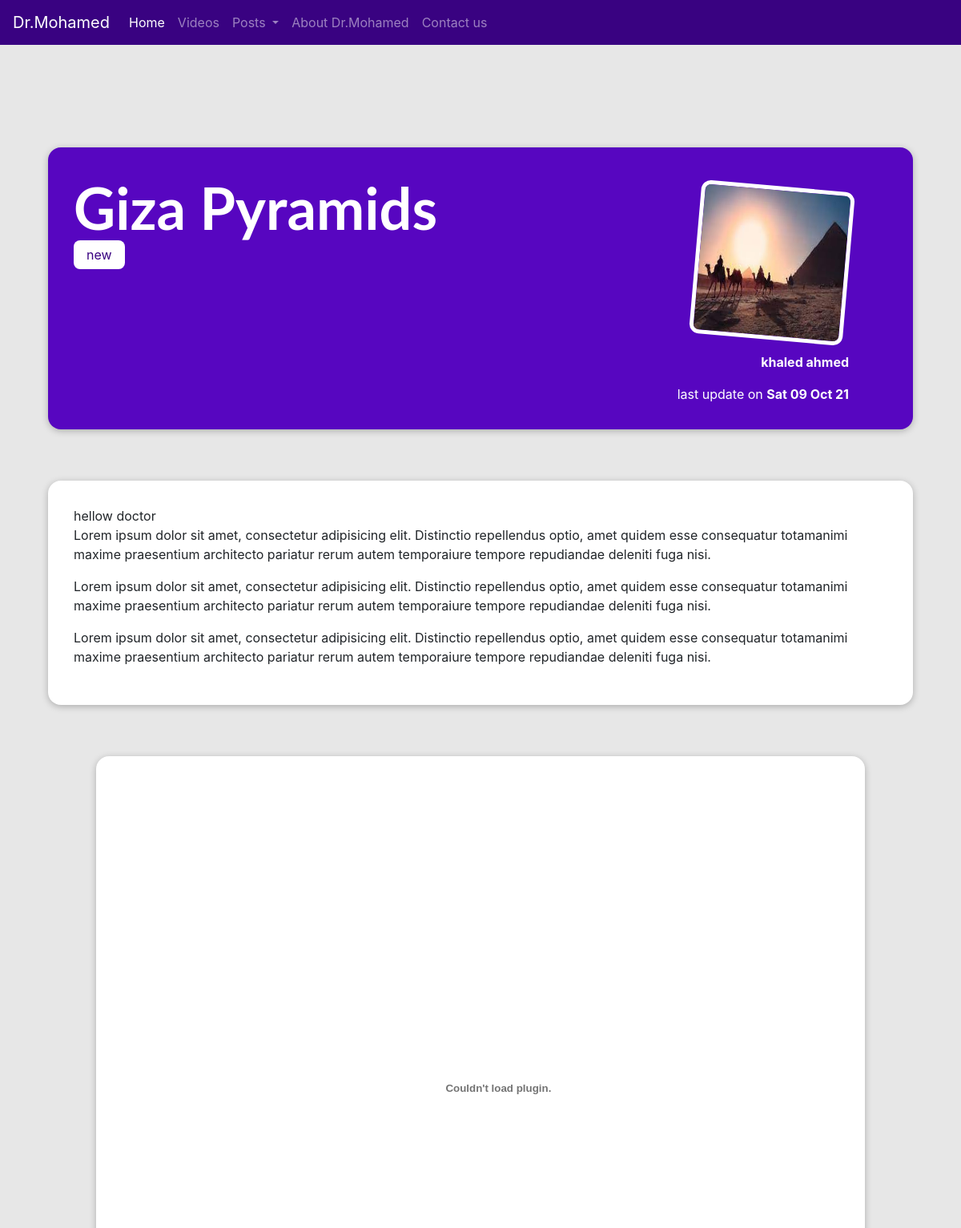
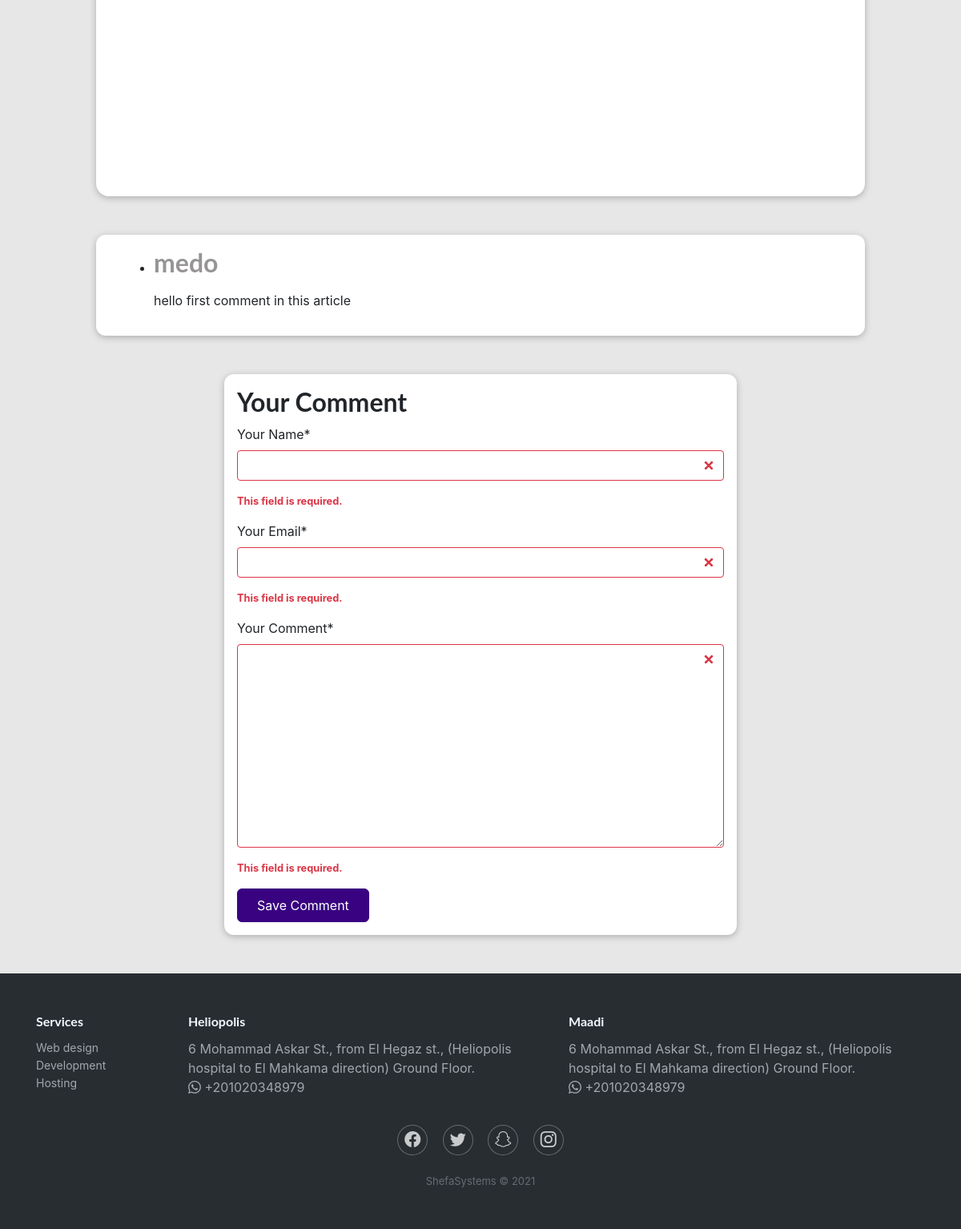
Page /posts/giza-pyramids on the committed database (2 pictures, top to bottom).
### blog/models.py (models this page shows, shortened)
class Post(models.Model):
    title = models.CharField(max_length=150)
    excerpt = models.CharField(max_length=200)
    image = models.ImageField(upload_to = "posts", null = True)
    date = models.DateField(auto_now=True)
    slug = models.SlugField(unique=True, db_index=True)
    content = models.TextField(validators=[MinLengthValidator(10)])
    author = models.ForeignKey(Author, on_delete=models.SET_NULL, null=True, related_name="posts")
    tags = models.ManyToManyField(Tag)
    category_name = models.ForeignKey(Category, on_delete=models.SET_NULL, null=True, related_name="categorys")
    pdf_word_file = models.FileField(upload_to="pdf word", null=True, max_length=150)

class Tag(models.Model):
    caption = models.CharField(max_length=20)

class Author(models.Model):
    first_name = models.CharField(max_length=100)
    last_name = models.CharField(max_length=100)
    email_address = models.EmailField()
    def full_name(self):
        return f"{self.first_name} {self.last_name}"
    def __str__(self):
        return self.full_name()

class Comment(models.Model):
    user_name = models.CharField(max_length=120, help_text=None)
    user_email = models.EmailField(help_text=None)
    text = models.TextField(max_length=400, help_text=None)
    post = models.ForeignKey(Post, on_delete=models.CASCADE, related_name="comments")

### blog/views.py (the view)
# urls.py: path("posts/<slug:slug>",views.post_details, name="post_detail-page") #/posts/my-fisrt-post
def post_details(request, slug):
    identified_post = get_object_or_404(Post, slug=slug)
    post_tags = identified_post.tags.all()
    comment_form = CommentForm(request.POST)
    comments = identified_post.comments.all().order_by("-id")
    if comment_form.is_valid():
        comment = comment_form.save(commit=False)
        comment.post = identified_post
        comment.save()
        return HttpResponseRedirect(reverse("post_detail-page", args=[slug]))
    return render(request, "blog/post-detail.html", {
        "identified_post":identified_post,
        "post_tags":post_tags,
        "comment_form":comment_form,
        "comments":comments,
    })

### blog/forms.py
class CommentForm(forms.ModelForm):
    class Meta:
        model = Comment
        exclude = ["post"]
        labels = {
            "user_name": "Your Name",
            "user_email": "Your Email",
            "text": "Your Comment"
        }

### blog/templates/blog/post-detail.html (shortened to what this page needs)
{% extends "base.html" %}
{% load static %}
{% load crispy_forms_tags %}
{% block css_files %}
  <link rel="stylesheet" href="{% static 'blog/post-detail.css' %}">
{% endblock css_files %}
{% block content %}
    <section id="summary">
        <h2>{{identified_post.title|title}}</h2>
        <div>
            {% for tag in post_tags %}
                <span class="tag">{{tag.caption}}</span>
            {% endfor %}
        </div>
        <article>
            <img src="{{identified_post.image.url}}" alt="{{identified_post.title}}">
            <address><a href="mailto:{{identified_post.author.email_address}}">{{identified_post.author}}</a></address>
            <div>
                last update on <time>{{identified_post.date|date:" D d M y"}}</time>
            </div>
        </article>
    </section>
    <main>
        {{identified_post.content|linebreaks}}
    </main>
    <section class="pdf">
        <embed src="{{identified_post.pdf_word_file.url}}" type="application/pdf" width="80%" height="700px" style="margin: 2rem 7rem 2rem 7rem;">
    </section>
    <section id="comments">
        <ul>
            {% for comment in comments %}
            <li>
                <h2>{{ comment.user_name }}</h2>
                <p>{{ comment.text|linebreaks }}</p>
            </li>
            {% endfor %}
        </ul>
    </section>
    <section  id="comment-form">
        <h2>Your Comment</h2>
        <form action="{% url 'post_detail-page' identified_post.slug %}" method="POST">
            {{comment_form|crispy}}
            <button>Save Comment</button>
        </form>
    </section>
{% endblock content %}

### templates/base.html (shortened to what this page needs)
{% load static %}
<!DOCTYPE html>
<html lang="en">
<head>
    <link rel="stylesheet" href="https://stackpath.bootstrapcdn.com/bootstrap/4.3.1/css/bootstrap.min.css"
>
    <link rel="stylesheet" href="{% static 'app.css' %}">
    {% block css_files %}
    {% endblock css_files %}
</head>
<body>
  {% include "navbar.html" %}
    {% block content %}
    {% endblock content %}
    {% include "footer.html" %}
</body>
</html>

### templates/navbar.html (shortened to what this page needs)
<nav class="navbar navbar-expand-lg navbar-dark bg">
    <a class="navbar-brand" href="{% url 'starting-page' %}">Dr.Mohamed</a>
    <div class="collapse navbar-collapse" id="navbarSupportedContent">
      <ul class="navbar-nav mr-auto">
        <li class="nav-item active">
          <a class="nav-link" href="{% url 'starting-page' %}">Home </a>
        </li>
        <li class="nav-item">
          <a class="nav-link" href="{% url 'video-page' %}">Videos</a>
        </li>
        <li class="nav-item dropdown">
          <a class="nav-link dropdown-toggle" href="" id="navbarDropdown" role="button" data-toggle="dropdown" aria-haspopup="true" aria-expanded="false">
            Posts
          </a>
        </li>
        <li class="nav-item">
          <a class="nav-link" href="{% url 'about' %}">About Dr.Mohamed</a>
        </li>
        <li class="nav-item">
          <a class="nav-link" href="{% url 'contact-us' %}">Contact us</a>
        </li>
      </ul>
    </div>
  </nav>

### templates/footer.html
{% load static %}
<link rel="stylesheet" href="{% static 'footer.css' %}">
<link rel="stylesheet" href="https://cdn.jsdelivr.net/npm/bootstrap-icons@1.6.1/font/bootstrap-icons.css">
    <div class="footer-dark">
        <footer>
            <div class="container">
                <div class="row">
                    <div class="col-sm-6 col-md-2 item">
                        <h3>Services</h3>
                        <ul>
                            <li><a href="#">Web design</a></li>
                            <li><a href="#">Development</a></li>
                            <li><a href="#">Hosting</a></li>
                        </ul>
                    </div>
                    <div class="col-md-5 item text">
                        <h3>Heliopolis</h3>
                        <p>6 Mohammad Askar St., from El Hegaz st., (Heliopolis hospital to El Mahkama direction) Ground Floor. </p>
                        <p><i class="bi bi-whatsapp"></i> +201020348979</p>
                    </div>
                    <div class="col-md-5 item text">
                        <h3>Maadi</h3>
                        <p>6 Mohammad Askar St., from El Hegaz st., (Heliopolis hospital to El Mahkama direction) Ground Floor. </p>
                        <p><i class="bi bi-whatsapp"></i> +201020348979</p>
                    </div>
                    <div class="col item social">
                        <a href="#"><i class="bi bi-facebook"></i></a>
                        <a href="#"><i class="bi bi-twitter"></i></a>
                        <a href="#"><i class="bi bi-snapchat"></i></a>
                        <a href="#"><i class="bi bi-instagram"></i></a>
                    </div>
                </div>
                <p class="copyright">ShefaSystems © 2021</p>
            </div>
        </footer>
    </div>

### static/app.css (style rules this page uses)
* { box-sizing: border-box; }
html { font-family: 'Roboto Mono', monospace; }
body { margin: 0; }
h1, h2, h3 { font-family: 'Lato', sans-serif; font-weight: bold; }

### blog/static/blog/post-detail.css (style rules this page uses)
body { background-color: #e7e7e7; }
#summary { margin: 8rem auto 3rem auto; padding: 2rem; width: 90%; max-width: 90rem; border-radius: 16px; background-color: #5706c0; position: relative; box-shadow: 0 2px 8px rgba(0, 0, 0, 0.25); height: 22rem; }
#summary h2 { color: white; font-size: 4.5rem; margin-bottom: 0.25rem; }
#summary article { position: absolute; top: 2rem; right: 3rem; padding: 1rem 2rem; border-radius: 12px; text-align: right; color: white; }
#summary article img { width: 12rem; height: 12rem; border-radius: 12px; transform: rotateZ(5deg); border: 5px solid white; margin-bottom: 1rem; }
#summary address { font-weight: bold; }
#summary time { font-weight: bold; }
#summary a { color: white; text-decoration: none; }
main { margin: 4rem auto 3rem auto; padding: 2rem; width: 90%; max-width: 90rem; border-radius: 16px; background-color: white; position: relative; box-shadow: 0 2px 8px rgba(0, 0, 0, 0.25); }
.pdf { margin: 4rem auto 3rem auto; padding: 2rem; width: 80%; max-width: 90rem; border-radius: 16px; background-color: white; position: relative; box-shadow: 0 2px 8px rgba(0, 0, 0, 0.25); }
.tag { background-color: white; color: #390281; padding: 0.5rem 1rem; border-radius: 8px; }
#comment-form { margin: 3rem auto; width: 90%; max-width: 40rem; border-radius: 12px; background-color: white; box-shadow: 0 2px 8px rgba(0, 0, 0, 0.25); padding: 1rem; }
#comment-form button { font: inherit; background-color: #390281; color: white; border: 1px solid #390281; padding: 0.5rem 1.5rem; border-radius: 6px; cursor: pointer; }
.form-control { margin-bottom: 1rem; }
#comments { margin: 3rem auto; width: 90%; max-width: 60rem; border-radius: 12px; background-color: white; box-shadow: 0 2px 8px rgba(0, 0, 0, 0.25); padding: 1rem 2rem; }
#comments li { margin-bottom: 1rem; border-bottom: 2px solid #ccc; }
#comments li:last-of-type { border-bottom: none; }
#comments h2 { color: rgb(151, 148, 148); }

### static/footer.css (style rules this page uses)
.footer-dark { padding:50px 0; color:#f0f9ff; background-color:#282d32; }
.footer-dark h3 { margin-top:0; margin-bottom:12px; font-weight:bold; font-size:16px; }
.footer-dark ul { padding:0; list-style:none; line-height:1.6; font-size:14px; margin-bottom:0; }
.footer-dark ul a { color:inherit; text-decoration:none; opacity:0.6; }
.footer-dark .item.text { margin-bottom:36px; }
.footer-dark .item.text p { opacity:0.6; margin-bottom:0; }
.footer-dark .item.social { text-align:center; }
.footer-dark .item.social > a { font-size:20px; width:36px; height:36px; line-height:36px; display:inline-block; text-align:center; border-radius:50%; box-shadow:0 0 0 1px rgba(255,255,255,0.4); margin:0 8px; color:#fff; opacity:0.75; }
.footer-dark .copyright { text-align:center; padding-top:24px; opacity:0.3; font-size:13px; margin-bottom:0; }

### templates/navbar.html (style rules this page uses)
.bg { background-color: #390281; }

### rows in the picture
Post: title "Giza Pyramids", image (picture), author "khaled ahmed", date "Sat 09 Oct 21", content "hellow doctor Lorem ipsum dolor sit amet, consectetur adipisicing elit. Distinctio repellendus optio, amet quidem esse consequatur totamanimi maxime praesentium architecto pariatur rerum autem temporaiure tempore repudiandae deleniti fuga nisi. Lorem ipsum dolor sit amet, consectetur adipisicing elit. Distinctio repellendus optio, amet quidem esse consequatur totamanimi maxime praesentium architecto pariatur rerum autem temporaiure tempore repudiandae deleniti fuga nisi. Lorem ipsum dolor sit amet, consectetur adipisicing elit. Distinctio repellendus optio, amet quidem esse consequatur totamanimi maxime praesentium architecto pariatur rerum autem temporaiure tempore repudiandae deleniti…"
Tag: caption "new"
Comment: user_name "medo", text "hello first comment in this article"
